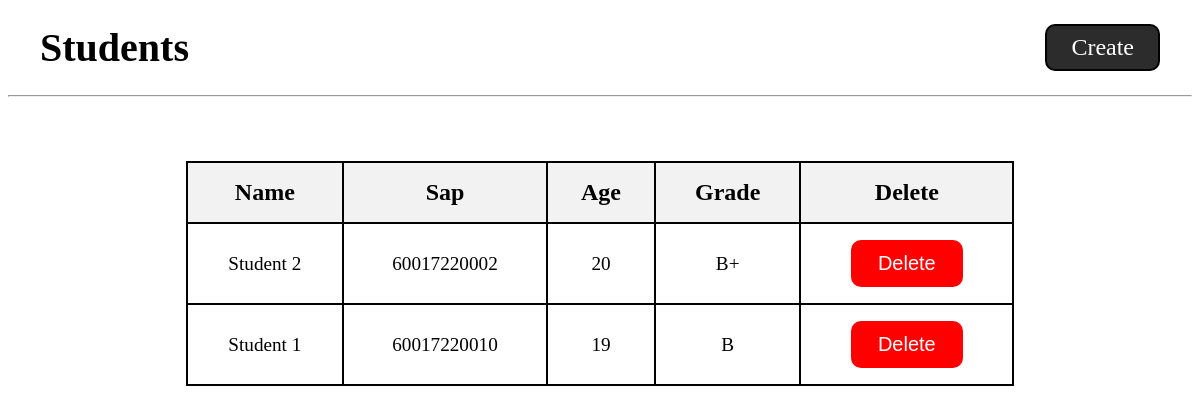
Before: / with the older database file.
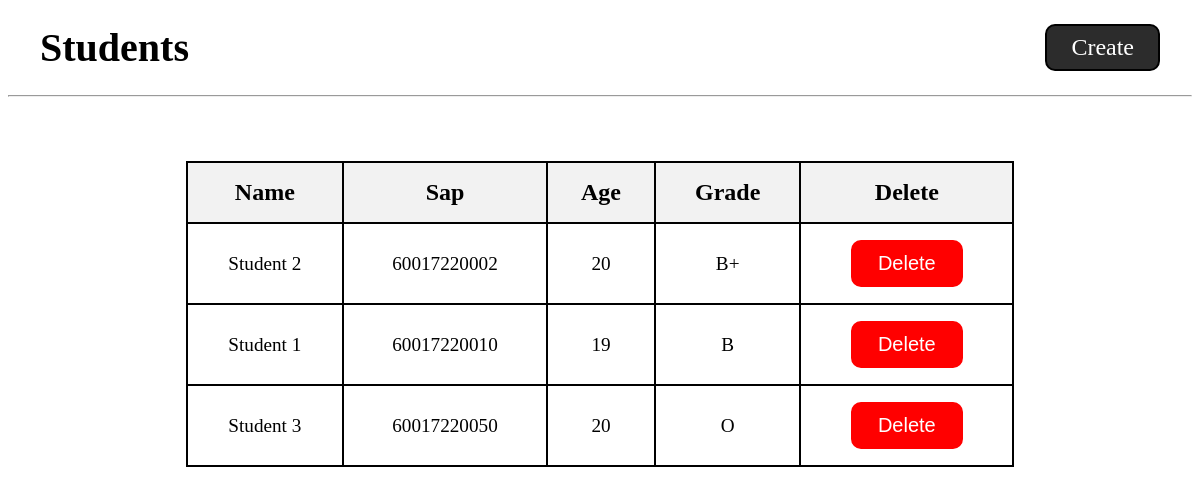
After: the same page with the newer database file.
### students/models.py (models this page shows, shortened)
class Student(models.Model):
    name = models.CharField(max_length=100)
    sap = models.CharField(max_length=15, default='60017220086')
    age = models.IntegerField()
    grade = models.CharField(max_length=10)

### students/views.py (the view)
# urls.py: path('', views.home, name='home'),
def home(request):
    students = Student.objects.all()
    return render(request, 'home.html', {"data" : students})

### students/templates/home.html (shortened to what this page needs)
<!DOCTYPE html>
<html lang="en">
<head>
</head>
<body>
    <div class="header">
        <h1 style="font-size: 2.5rem;">Students</h1>
        <a href="create/">Create</a>
    </div>
    <hr>
    <table>
        <thead>
            <tr>
                <th>Name</th>
                <th>Sap</th>
                <th>Age</th>
                <th>Grade</th>
                <th>Delete</th>
            </tr>
        </thead>
        <tbody>
            {% for student in data %}
            <tr>
                <td>{{ student.name }}</td>
                <td>{{ student.sap }}</td>
                <td>{{ student.age }}</td>
                <td>{{ student.grade }}</td>
                <td>
                    <form method="post" action="{% url 'delete' student.id %}">
                        <button type="submit">Delete</button>
                    </form>
                </td>
            </tr>
            {% endfor %}
        </tbody>
    </table>
</body>
</html>

### students/templates/home.html (style rules this page uses)
table { width: 70%; border-collapse: collapse; margin: 0 auto; margin-top: 4rem; }
th, td { padding: 1rem; text-align: left; border-bottom: 1px solid #ddd; text-align: center; font-size: 1.5rem; border: 2px solid black; }
td { font-size: 1.2rem; }
th { background-color: #f2f2f2; }
button { padding: 10px 25px; background: red; color: white; border-radius: 10px; cursor: pointer; font-size: 1.25rem; border: 2px solid red; }
.header { display: flex; align-items: center; justify-content: space-between; padding: 0 2rem; margin: 0; }
a { font-size: 1.5rem; text-decoration: none; border: 2px solid black; padding: .5rem 1.5rem; border-radius: 10px; background-color: rgb(44, 44, 44); color: white; }
h1 { margin: 0; padding-top: 1rem; padding-bottom: 1rem; }

Changed rows visible on the page:
added Student: name "Student 3", sap "60017220050", age "20", grade "O"
